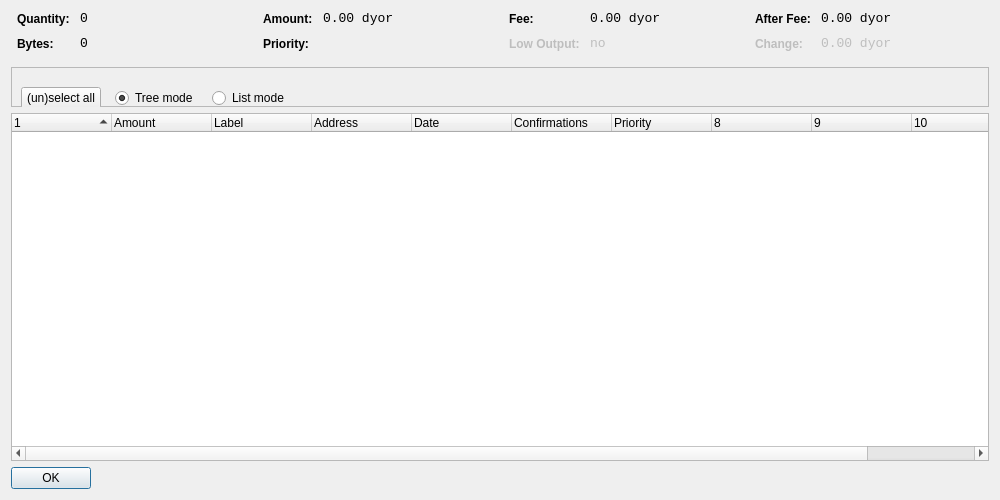
<?xml version="1.0" encoding="UTF-8"?>
<ui version="4.0">
 <class>CoinControlDialog</class>
 <widget class="QDialog" name="CoinControlDialog">
  <property name="geometry">
   <rect>
    <x>0</x>
    <y>0</y>
    <width>1000</width>
    <height>500</height>
   </rect>
  </property>
  <property name="windowTitle">
   <string>Coin Control</string>
  </property>
  <property name="styleSheet">
   <string notr="true"/>
  </property>
  <layout class="QVBoxLayout" name="verticalLayout">
   <item>
    <layout class="QHBoxLayout" name="horizontalLayoutTop" stretch="0,0,0,0">
     <property name="topMargin">
      <number>0</number>
     </property>
     <property name="bottomMargin">
      <number>10</number>
     </property>
     <item>
      <layout class="QFormLayout" name="formLayoutCoinControl1">
       <property name="horizontalSpacing">
        <number>10</number>
       </property>
       <property name="verticalSpacing">
        <number>10</number>
       </property>
       <property name="leftMargin">
        <number>6</number>
       </property>
       <property name="rightMargin">
        <number>6</number>
       </property>
       <item row="0" column="0">
        <widget class="QLabel" name="labelCoinControlQuantityText">
         <property name="styleSheet">
          <string notr="true">font-weight:bold;</string>
         </property>
         <property name="text">
          <string>Quantity:</string>
         </property>
        </widget>
       </item>
       <item row="0" column="1">
        <widget class="QLabel" name="labelCoinControlQuantity">
         <property name="font">
          <font>
           <family>Monospace</family>
           <pointsize>10</pointsize>
          </font>
         </property>
         <property name="cursor">
          <cursorShape>IBeamCursor</cursorShape>
         </property>
         <property name="contextMenuPolicy">
          <enum>Qt::ActionsContextMenu</enum>
         </property>
         <property name="text">
          <string notr="true">0</string>
         </property>
         <property name="textInteractionFlags">
          <set>Qt::LinksAccessibleByMouse|Qt::TextSelectableByKeyboard|Qt::TextSelectableByMouse</set>
         </property>
        </widget>
       </item>
       <item row="1" column="0">
        <widget class="QLabel" name="labelCoinControlBytesText">
         <property name="styleSheet">
          <string notr="true">font-weight:bold;</string>
         </property>
         <property name="text">
          <string>Bytes:</string>
         </property>
        </widget>
       </item>
       <item row="1" column="1">
        <widget class="QLabel" name="labelCoinControlBytes">
         <property name="font">
          <font>
           <family>Monospace</family>
           <pointsize>10</pointsize>
          </font>
         </property>
         <property name="cursor">
          <cursorShape>IBeamCursor</cursorShape>
         </property>
         <property name="contextMenuPolicy">
          <enum>Qt::ActionsContextMenu</enum>
         </property>
         <property name="text">
          <string notr="true">0</string>
         </property>
         <property name="textInteractionFlags">
          <set>Qt::LinksAccessibleByMouse|Qt::TextSelectableByKeyboard|Qt::TextSelectableByMouse</set>
         </property>
        </widget>
       </item>
      </layout>
     </item>
     <item>
      <layout class="QFormLayout" name="formLayoutCoinControl2">
       <property name="horizontalSpacing">
        <number>10</number>
       </property>
       <property name="verticalSpacing">
        <number>10</number>
       </property>
       <property name="leftMargin">
        <number>6</number>
       </property>
       <property name="rightMargin">
        <number>6</number>
       </property>
       <item row="0" column="0">
        <widget class="QLabel" name="labelCoinControlAmountText">
         <property name="styleSheet">
          <string notr="true">font-weight:bold;</string>
         </property>
         <property name="text">
          <string>Amount:</string>
         </property>
        </widget>
       </item>
       <item row="0" column="1">
        <widget class="QLabel" name="labelCoinControlAmount">
         <property name="font">
          <font>
           <family>Monospace</family>
           <pointsize>10</pointsize>
          </font>
         </property>
         <property name="cursor">
          <cursorShape>IBeamCursor</cursorShape>
         </property>
         <property name="contextMenuPolicy">
          <enum>Qt::ActionsContextMenu</enum>
         </property>
         <property name="text">
          <string notr="true">0.00 dyor</string>
         </property>
         <property name="textInteractionFlags">
          <set>Qt::LinksAccessibleByMouse|Qt::TextSelectableByKeyboard|Qt::TextSelectableByMouse</set>
         </property>
        </widget>
       </item>
       <item row="1" column="0">
        <widget class="QLabel" name="labelCoinControlPriorityText">
         <property name="styleSheet">
          <string notr="true">font-weight:bold;</string>
         </property>
         <property name="text">
          <string>Priority:</string>
         </property>
        </widget>
       </item>
       <item row="1" column="1">
        <widget class="QLabel" name="labelCoinControlPriority">
         <property name="font">
          <font>
           <family>Monospace</family>
           <pointsize>10</pointsize>
          </font>
         </property>
         <property name="cursor">
          <cursorShape>IBeamCursor</cursorShape>
         </property>
         <property name="contextMenuPolicy">
          <enum>Qt::ActionsContextMenu</enum>
         </property>
         <property name="text">
          <string/>
         </property>
         <property name="textInteractionFlags">
          <set>Qt::LinksAccessibleByMouse|Qt::TextSelectableByKeyboard|Qt::TextSelectableByMouse</set>
         </property>
        </widget>
       </item>
      </layout>
     </item>
     <item>
      <layout class="QFormLayout" name="formLayoutCoinControl3">
       <property name="horizontalSpacing">
        <number>10</number>
       </property>
       <property name="verticalSpacing">
        <number>10</number>
       </property>
       <property name="leftMargin">
        <number>6</number>
       </property>
       <property name="rightMargin">
        <number>6</number>
       </property>
       <item row="0" column="0">
        <widget class="QLabel" name="labelCoinControlFeeText">
         <property name="styleSheet">
          <string notr="true">font-weight:bold;</string>
         </property>
         <property name="text">
          <string>Fee:</string>
         </property>
        </widget>
       </item>
       <item row="0" column="1">
        <widget class="QLabel" name="labelCoinControlFee">
         <property name="font">
          <font>
           <family>Monospace</family>
           <pointsize>10</pointsize>
          </font>
         </property>
         <property name="cursor">
          <cursorShape>IBeamCursor</cursorShape>
         </property>
         <property name="contextMenuPolicy">
          <enum>Qt::ActionsContextMenu</enum>
         </property>
         <property name="text">
          <string notr="true">0.00 dyor</string>
         </property>
         <property name="textInteractionFlags">
          <set>Qt::LinksAccessibleByMouse|Qt::TextSelectableByKeyboard|Qt::TextSelectableByMouse</set>
         </property>
        </widget>
       </item>
       <item row="1" column="0">
        <widget class="QLabel" name="labelCoinControlLowOutputText">
         <property name="enabled">
          <bool>false</bool>
         </property>
         <property name="styleSheet">
          <string notr="true">font-weight:bold;</string>
         </property>
         <property name="text">
          <string>Low Output:</string>
         </property>
        </widget>
       </item>
       <item row="1" column="1">
        <widget class="QLabel" name="labelCoinControlLowOutput">
         <property name="enabled">
          <bool>false</bool>
         </property>
         <property name="font">
          <font>
           <family>Monospace</family>
           <pointsize>10</pointsize>
          </font>
         </property>
         <property name="cursor">
          <cursorShape>IBeamCursor</cursorShape>
         </property>
         <property name="contextMenuPolicy">
          <enum>Qt::ActionsContextMenu</enum>
         </property>
         <property name="text">
          <string notr="true">no</string>
         </property>
         <property name="textInteractionFlags">
          <set>Qt::LinksAccessibleByMouse|Qt::TextSelectableByKeyboard|Qt::TextSelectableByMouse</set>
         </property>
        </widget>
       </item>
      </layout>
     </item>
     <item>
      <layout class="QFormLayout" name="formLayoutCoinControl4">
       <property name="horizontalSpacing">
        <number>10</number>
       </property>
       <property name="verticalSpacing">
        <number>10</number>
       </property>
       <property name="leftMargin">
        <number>6</number>
       </property>
       <property name="rightMargin">
        <number>6</number>
       </property>
       <item row="0" column="0">
        <widget class="QLabel" name="labelCoinControlAfterFeeText">
         <property name="styleSheet">
          <string notr="true">font-weight:bold;</string>
         </property>
         <property name="text">
          <string>After Fee:</string>
         </property>
        </widget>
       </item>
       <item row="0" column="1">
        <widget class="QLabel" name="labelCoinControlAfterFee">
         <property name="font">
          <font>
           <family>Monospace</family>
           <pointsize>10</pointsize>
          </font>
         </property>
         <property name="cursor">
          <cursorShape>IBeamCursor</cursorShape>
         </property>
         <property name="contextMenuPolicy">
          <enum>Qt::ActionsContextMenu</enum>
         </property>
         <property name="text">
          <string notr="true">0.00 dyor</string>
         </property>
         <property name="textInteractionFlags">
          <set>Qt::LinksAccessibleByMouse|Qt::TextSelectableByKeyboard|Qt::TextSelectableByMouse</set>
         </property>
        </widget>
       </item>
       <item row="1" column="0">
        <widget class="QLabel" name="labelCoinControlChangeText">
         <property name="enabled">
          <bool>false</bool>
         </property>
         <property name="styleSheet">
          <string notr="true">font-weight:bold;</string>
         </property>
         <property name="text">
          <string>Change:</string>
         </property>
        </widget>
       </item>
       <item row="1" column="1">
        <widget class="QLabel" name="labelCoinControlChange">
         <property name="enabled">
          <bool>false</bool>
         </property>
         <property name="font">
          <font>
           <family>Monospace</family>
           <pointsize>10</pointsize>
          </font>
         </property>
         <property name="cursor">
          <cursorShape>IBeamCursor</cursorShape>
         </property>
         <property name="contextMenuPolicy">
          <enum>Qt::ActionsContextMenu</enum>
         </property>
         <property name="text">
          <string notr="true">0.00 dyor</string>
         </property>
         <property name="textInteractionFlags">
          <set>Qt::LinksAccessibleByMouse|Qt::TextSelectableByKeyboard|Qt::TextSelectableByMouse</set>
         </property>
        </widget>
       </item>
      </layout>
     </item>
    </layout>
   </item>
   <item>
    <widget class="QFrame" name="frame">
     <property name="minimumSize">
      <size>
       <width>0</width>
       <height>40</height>
      </size>
     </property>
     <property name="styleSheet">
      <string notr="true"/>
     </property>
     <property name="frameShape">
      <enum>QFrame::StyledPanel</enum>
     </property>
     <property name="frameShadow">
      <enum>QFrame::Sunken</enum>
     </property>
     <widget class="QWidget" name="horizontalLayoutWidget">
      <property name="geometry">
       <rect>
        <x>10</x>
        <y>0</y>
        <width>781</width>
        <height>63</height>
       </rect>
      </property>
      <layout class="QHBoxLayout" name="horizontalLayoutPanel" stretch="0,0,0,0">
       <property name="spacing">
        <number>14</number>
       </property>
       <item>
        <widget class="QPushButton" name="pushButtonSelectAll">
         <property name="sizePolicy">
          <sizepolicy hsizetype="Maximum" vsizetype="Fixed">
           <horstretch>0</horstretch>
           <verstretch>0</verstretch>
          </sizepolicy>
         </property>
         <property name="styleSheet">
          <string notr="true"/>
         </property>
         <property name="text">
          <string>(un)select all</string>
         </property>
        </widget>
       </item>
       <item>
        <widget class="QRadioButton" name="radioTreeMode">
         <property name="sizePolicy">
          <sizepolicy hsizetype="Maximum" vsizetype="Fixed">
           <horstretch>0</horstretch>
           <verstretch>0</verstretch>
          </sizepolicy>
         </property>
         <property name="text">
          <string>Tree mode</string>
         </property>
         <property name="checked">
          <bool>true</bool>
         </property>
        </widget>
       </item>
       <item>
        <widget class="QRadioButton" name="radioListMode">
         <property name="sizePolicy">
          <sizepolicy hsizetype="Maximum" vsizetype="Fixed">
           <horstretch>0</horstretch>
           <verstretch>0</verstretch>
          </sizepolicy>
         </property>
         <property name="text">
          <string>List mode</string>
         </property>
        </widget>
       </item>
       <item>
        <spacer name="horizontalSpacer">
         <property name="orientation">
          <enum>Qt::Horizontal</enum>
         </property>
         <property name="sizeHint" stdset="0">
          <size>
           <width>40</width>
           <height>20</height>
          </size>
         </property>
        </spacer>
       </item>
      </layout>
     </widget>
    </widget>
   </item>
   <item>
    <widget class="CoinControlTreeWidget" name="treeWidget">
     <property name="contextMenuPolicy">
      <enum>Qt::CustomContextMenu</enum>
     </property>
     <property name="styleSheet">
      <string notr="true"/>
     </property>
     <property name="sortingEnabled">
      <bool>false</bool>
     </property>
     <property name="columnCount">
      <number>11</number>
     </property>
     <attribute name="headerShowSortIndicator" stdset="0">
      <bool>true</bool>
     </attribute>
     <attribute name="headerStretchLastSection">
      <bool>false</bool>
     </attribute>
     <column>
      <property name="text">
       <string/>
      </property>
     </column>
     <column>
      <property name="text">
       <string>Amount</string>
      </property>
     </column>
     <column>
      <property name="text">
       <string>Label</string>
      </property>
     </column>
     <column>
      <property name="text">
       <string>Address</string>
      </property>
     </column>
     <column>
      <property name="text">
       <string>Date</string>
      </property>
     </column>
     <column>
      <property name="text">
       <string>Confirmations</string>
      </property>
      <property name="toolTip">
       <string>Confirmed</string>
      </property>
     </column>
     <column>
      <property name="text">
       <string>Priority</string>
      </property>
     </column>
     <column>
      <property name="text">
       <string/>
      </property>
     </column>
     <column>
      <property name="text">
       <string/>
      </property>
     </column>
     <column>
      <property name="text">
       <string/>
      </property>
     </column>
     <column>
      <property name="text">
       <string/>
      </property>
     </column>
    </widget>
   </item>
   <item>
    <widget class="QDialogButtonBox" name="buttonBox">
     <property name="sizePolicy">
      <sizepolicy hsizetype="Maximum" vsizetype="Fixed">
       <horstretch>0</horstretch>
       <verstretch>0</verstretch>
      </sizepolicy>
     </property>
     <property name="styleSheet">
      <string notr="true"/>
     </property>
     <property name="orientation">
      <enum>Qt::Horizontal</enum>
     </property>
     <property name="standardButtons">
      <set>QDialogButtonBox::Ok</set>
     </property>
    </widget>
   </item>
  </layout>
 </widget>
 <customwidgets>
  <customwidget>
   <class>CoinControlTreeWidget</class>
   <extends>QTreeWidget</extends>
   <header>coincontroltreewidget.h</header>
  </customwidget>
 </customwidgets>
 <resources/>
 <connections/>
</ui>
